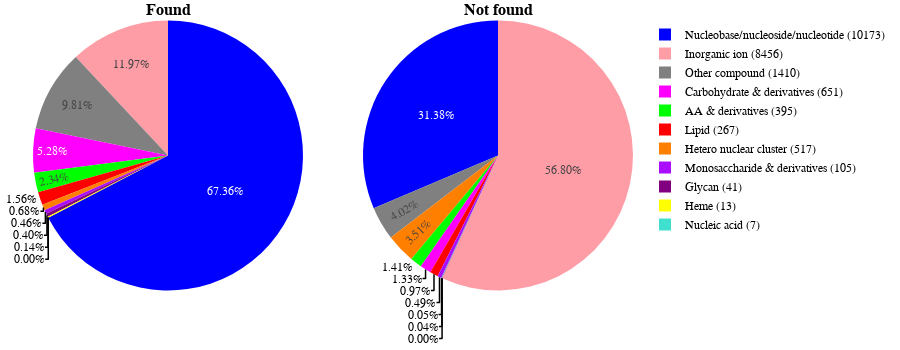

Here is the notebook cell this chart was saved with:
### Code cell
fig = make_subplots(rows=1, cols=2, specs=[[{"type": "pie"}, {"type": "pie"}]], subplot_titles=["<b>Found</b>", "<b>Not found</b>"])

tmp = known_pockets[(known_pockets["found"] == True) & (known_pockets["prob"] >= 0.5)]
count_dict = Counter(tmp["class_name"])
count_df = pd.DataFrame(list(zip(count_dict.keys(), count_dict.values())), columns = ["lig_class", "count"])
count_df["colors"] = count_df["lig_class"].map(class_color)
count_df["legend"] = count_df["lig_class"].map(num_dict)
labels = [lig_class for lig_class in class_color2.keys()]
vals = [count_dict.get(lig_class, 0) for lig_class in class_color.keys() if lig_class in num_dict]
fig.add_trace(go.Pie(labels=labels, values=vals), row=1, col =1)

tmp = known_pockets[(known_pockets["found"] == False) | (known_pockets["prob"] < 0.5)]
count_dict = Counter(tmp["class_name"])
labels = [lig_class for lig_class in class_color2.keys()]
vals = [count_dict.get(lig_class, 0) for lig_class in class_color.keys() if lig_class in num_dict]
fig.add_trace(go.Pie(labels=labels,
                     values=vals,
                     marker=dict(colors=list(class_color2.values()))), row=1, col =2)

fig.update_layout(width = 900, height=350,
                 font=dict(size=12, color="black", family="Arial"),
                 margin=dict(l=20, r=20, t=20, b=10))
fig.update_traces(texttemplate='%{percent:.2%}')
fig.write_image(f"{out_dir}/REVISION/ligands_found_pie.png", scale=1, width=900, height=350)
fig.show()

### Figure 1 — Plotly figure (JSON) as saved in the notebook; plotly's stock layout.template omitted (floating-point values rounded to 4 significant figures)
{"data": [{"domain": {"x": [0, 0.45], "y": [0, 1]}, "labels": ["Other compound (1410)", "Monosaccharide & derivatives (105)", "Glycan (41)", "Carbohydrate & derivatives (651)", "AA & derivatives (395)", "Nucleobase/nucleoside/nucleotide (10173)", "Nucleic acid (7)", "Lipid (267)", "Inorganic ion (8456)", "Hetero nuclear cluster (517)", "Heme (13)"], "texttemplate": "%{percent:.2%}", "type": "pie", "values": [888, 42, 36, 478, 212, 6100, 0, 141, 1084, 62, 13]}, {"domain": {"x": [0.55, 1], "y": [0, 1]}, "labels": ["Other compound (1410)", "Monosaccharide & derivatives (105)", "Glycan (41)", "Carbohydrate & derivatives (651)", "AA & derivatives (395)", "Nucleobase/nucleoside/nucleotide (10173)", "Nucleic acid (7)", "Lipid (267)", "Inorganic ion (8456)", "Hetero nuclear cluster (517)", "Heme (13)"], "marker": {"colors": ["gray", "#AA0DFE", "#800080", "#FF00FF", "#00FF00", "#0000FF", "#40E0D0", "#FF0000", "#FF9DA6", "#FF7F00", "#FFFF00"]}, "texttemplate": "%{percent:.2%}", "type": "pie", "values": [522, 63, 5, 173, 183, 4073, 7, 126, 7372, 455, 0]}], "layout": {"annotations": [{"font": {"size": 16}, "showarrow": false, "text": "<b>Found</b>", "x": 0.225, "xanchor": "center", "xref": "paper", "y": 1, "yanchor": "bottom", "yref": "paper"}, {"font": {"size": 16}, "showarrow": false, "text": "<b>Not found</b>", "x": 0.775, "xanchor": "center", "xref": "paper", "y": 1, "yanchor": "bottom", "yref": "paper"}], "font": {"color": "black", "family": "Arial", "size": 12}, "height": 350, "margin": {"b": 10, "l": 20, "r": 20, "t": 20}, "width": 900}}
